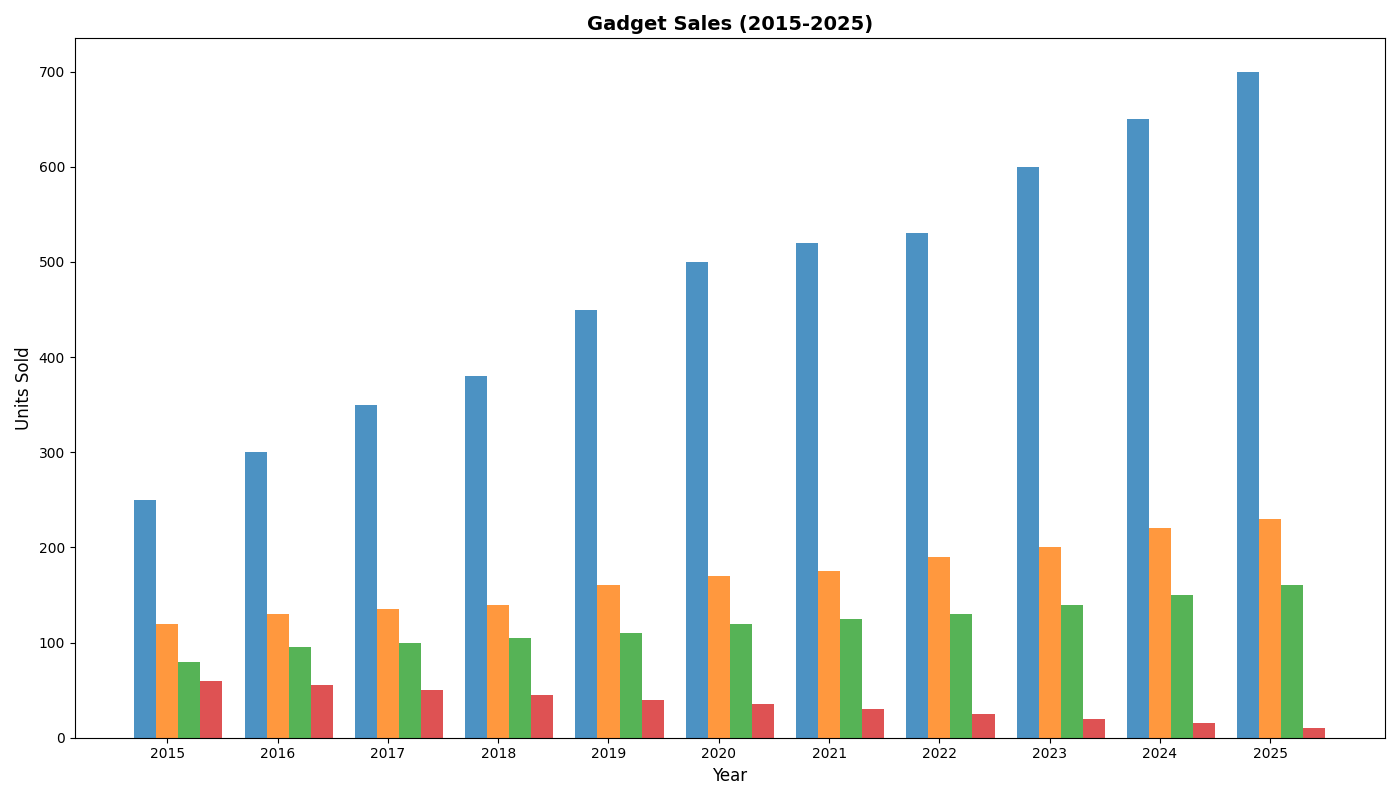

The script that drew this image:
import matplotlib.pyplot as plt
import numpy as np

years = np.arange(2015, 2026)

mobile_phones = [250, 300, 350, 380, 450, 500, 520, 530, 600, 650, 700]
tablets = [120, 130, 135, 140, 160, 170, 175, 190, 200, 220, 230]
laptops = [80, 95, 100, 105, 110, 120, 125, 130, 140, 150, 160]
desktops = [60, 55, 50, 45, 40, 35, 30, 25, 20, 15, 10]

fig, ax = plt.subplots(figsize=(14, 8))

bar_width = 0.2
years_shifted = np.arange(len(years))

ax.bar(years_shifted - bar_width, mobile_phones, width=bar_width, color='#1f77b4', alpha=0.8)
ax.bar(years_shifted, tablets, width=bar_width, color='#ff7f0e', alpha=0.8)
ax.bar(years_shifted + bar_width, laptops, width=bar_width, color='#2ca02c', alpha=0.8)
ax.bar(years_shifted + 2 * bar_width, desktops, width=bar_width, color='#d62728', alpha=0.8)

ax.set_title('Gadget Sales (2015-2025)', fontsize=14, fontweight='bold')
ax.set_ylabel('Units Sold', fontsize=12)
ax.set_xlabel('Year', fontsize=12)
ax.set_xticks(years_shifted)
ax.set_xticklabels(years)

plt.tight_layout()
plt.show()
